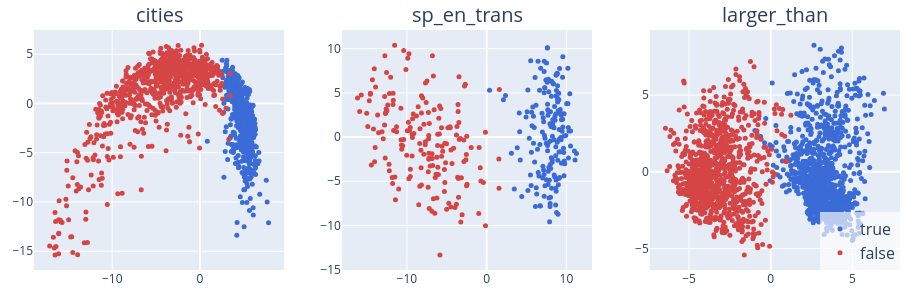

This figure's notebook cell:
### Markdown cell above
## 3. Linear structure: true vs. false in the principal components

Read the residual stream at the probe layer over each dataset and project onto its
top two principal components — an unsupervised view, since the labels never enter
the axes. If truth is encoded linearly, true and false statements separate along a
principal component. We then contrast an affirmative dataset with its negation
(`cities` vs. `neg_cities`): the two truth directions come out near-orthogonal, the
first sign that negation is represented separately.

### Code cell
PANEL_SETS = ["cities", "sp_en_trans", "larger_than"]
probe_stores = {name: record_at(name, [PROBE_LAYER]) for name in CORE}


def pca_frame(store, layer):
    X = store.activations[(layer, "residual")].float().cpu()
    X = X - X.mean(0)
    proj = X @ get_pcs(X, k=2)
    y = store.labels.float().cpu()
    return pd.DataFrame({"PC1": proj[:, 0], "PC2": proj[:, 1],
                         "truth": ["true" if v == 1 else "false" for v in y]})


fig = make_subplots(rows=1, cols=len(PANEL_SETS), subplot_titles=PANEL_SETS)
for j, name in enumerate(PANEL_SETS, start=1):
    fr = pca_frame(probe_stores[name], PROBE_LAYER).sample(frac=1, random_state=0)
    for truth, colr in [("true", "#3b6bd6"), ("false", "#d64545")]:
        sub = fr[fr.truth == truth]
        fig.add_trace(go.Scatter(x=sub.PC1, y=sub.PC2, mode="markers", name=truth,
                                 marker=dict(color=colr, size=5), showlegend=(j == 1)),
                      row=1, col=j)
# No title; legend overlaid in the bottom-right of the rightmost panel.
fig.update_layout(width=920, height=300, margin=dict(l=30, r=20, t=30, b=30),
                  legend=dict(x=1, y=0, xanchor="right", yanchor="bottom", font=dict(size=16),
                              bgcolor="rgba(255,255,255,0.65)", borderwidth=0))
fig.update_annotations(font_size=20)  # larger dataset (subplot) titles
save_pdf(fig, "fig1_pca_separation.pdf")
fig

### Figure 1 — Plotly figure (JSON) as saved in the notebook; plotly's stock layout.template omitted (floating-point values rounded to 4 significant figures; data arrays with more than 128 entries replaced by an {"elided": "..."} marker saying what was removed)
{"data": [{"marker": {"color": "#3b6bd6", "size": 5}, "mode": "markers", "name": "true", "showlegend": true, "type": "scatter", "x": {"elided": "748 float values"}, "xaxis": "x", "y": {"elided": "748 float values"}, "yaxis": "y"}, {"marker": {"color": "#d64545", "size": 5}, "mode": "markers", "name": "false", "showlegend": true, "type": "scatter", "x": {"elided": "748 float values"}, "xaxis": "x", "y": {"elided": "748 float values"}, "yaxis": "y"}, {"marker": {"color": "#3b6bd6", "size": 5}, "mode": "markers", "name": "true", "showlegend": false, "type": "scatter", "x": {"elided": "177 float values"}, "xaxis": "x2", "y": {"elided": "177 float values"}, "yaxis": "y2"}, {"marker": {"color": "#d64545", "size": 5}, "mode": "markers", "name": "false", "showlegend": false, "type": "scatter", "x": {"elided": "177 float values"}, "xaxis": "x2", "y": {"elided": "177 float values"}, "yaxis": "y2"}, {"marker": {"color": "#3b6bd6", "size": 5}, "mode": "markers", "name": "true", "showlegend": false, "type": "scatter", "x": {"elided": "990 float values"}, "xaxis": "x3", "y": {"elided": "990 float values"}, "yaxis": "y3"}, {"marker": {"color": "#d64545", "size": 5}, "mode": "markers", "name": "false", "showlegend": false, "type": "scatter", "x": {"elided": "990 float values"}, "xaxis": "x3", "y": {"elided": "990 float values"}, "yaxis": "y3"}], "layout": {"annotations": [{"font": {"size": 20}, "showarrow": false, "text": "cities", "x": 0.1444, "xanchor": "center", "xref": "paper", "y": 1, "yanchor": "bottom", "yref": "paper"}, {"font": {"size": 20}, "showarrow": false, "text": "sp_en_trans", "x": 0.5, "xanchor": "center", "xref": "paper", "y": 1, "yanchor": "bottom", "yref": "paper"}, {"font": {"size": 20}, "showarrow": false, "text": "larger_than", "x": 0.8556, "xanchor": "center", "xref": "paper", "y": 1, "yanchor": "bottom", "yref": "paper"}], "height": 300, "legend": {"bgcolor": "rgba(255,255,255,0.65)", "borderwidth": 0, "font": {"size": 16}, "x": 1, "xanchor": "right", "y": 0, "yanchor": "bottom"}, "margin": {"b": 30, "l": 30, "r": 20, "t": 30}, "width": 920, "xaxis": {"anchor": "y", "domain": [0, 0.2889]}, "xaxis2": {"anchor": "y2", "domain": [0.3556, 0.6444]}, "xaxis3": {"anchor": "y3", "domain": [0.7111, 1]}, "yaxis": {"anchor": "x", "domain": [0, 1]}, "yaxis2": {"anchor": "x2", "domain": [0, 1]}, "yaxis3": {"anchor": "x3", "domain": [0, 1]}}}
